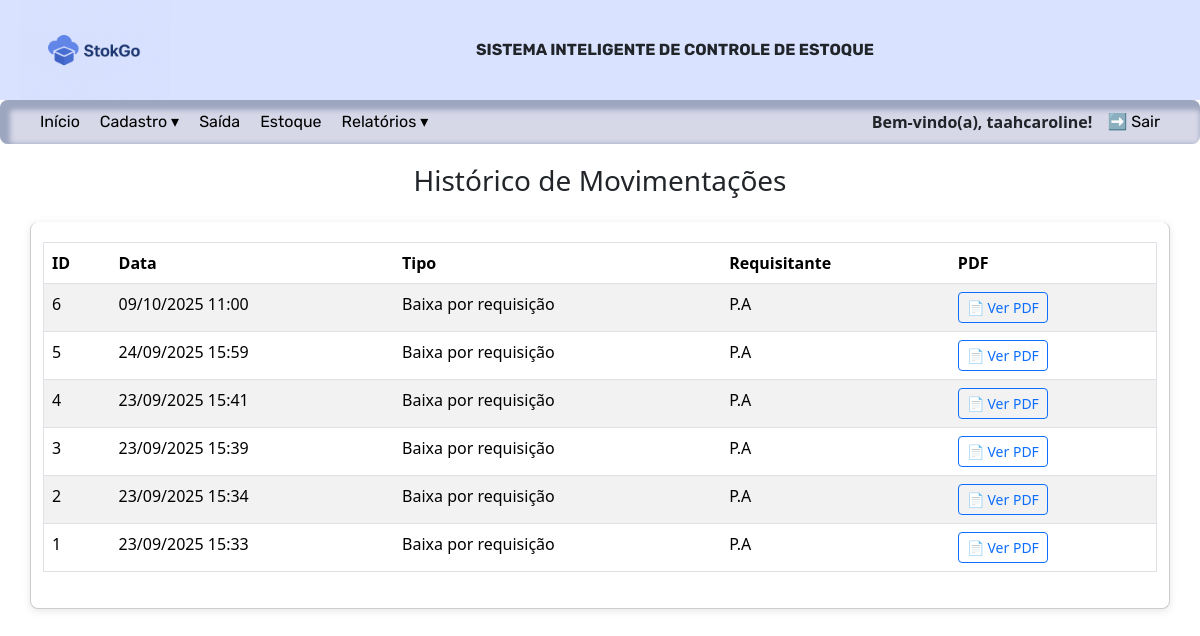
/historico/ (signed in), run on an earlier commit of the app's database.
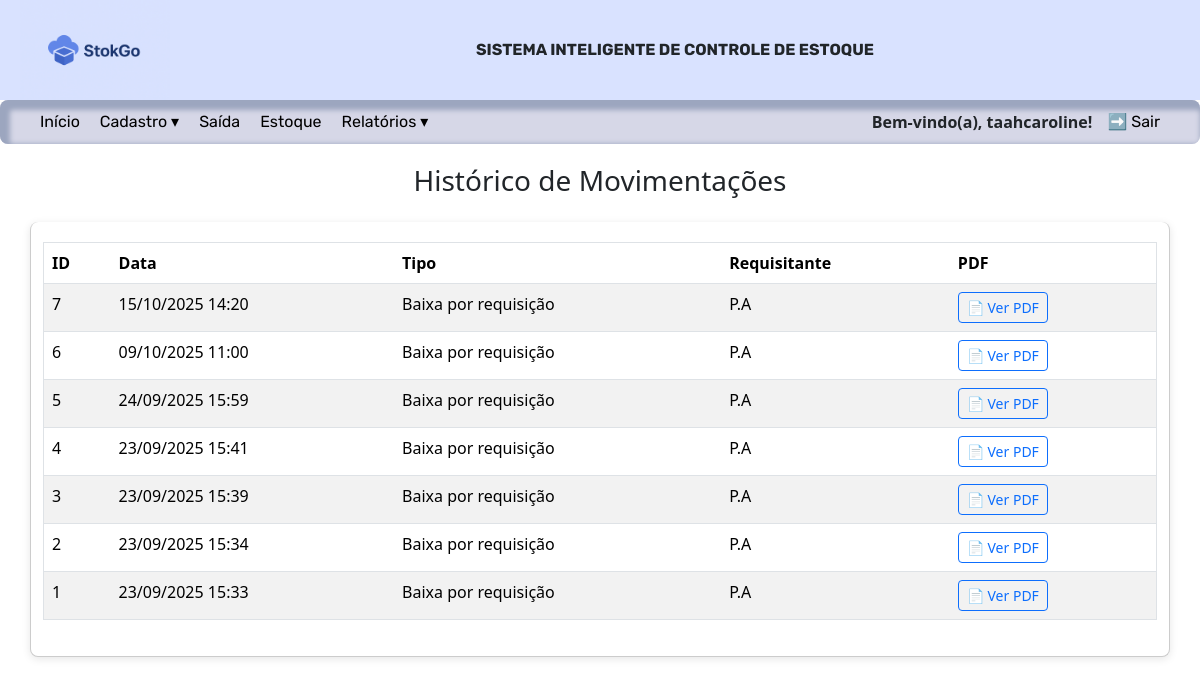
And on a later commit of the database.
### inventario/models.py (models this page shows)
class Movimentacao(models.Model):
    TIPO_CHOICES = [
        ('entrada', 'Entrada'),
        ('baixa', 'Baixa por requisição'),
        ('transferencia', 'Transferência'),
        ('devolucao', 'Devolução'),
        ('vencidos', 'Validade vencida'),
    ]
    tipo_movimentacao = models.CharField(max_length=50, choices=TIPO_CHOICES)
    requisitante = models.CharField(max_length=255)
    data = models.DateTimeField(auto_now_add=True)

### inventario/views.py (the view)
# urls.py: path('historico/', views.historico_movimentacoes, name='historico_movimentacoes'),
@login_required
def historico_movimentacoes(request):
    movimentacoes = Movimentacao.objects.all().order_by('-data')  # mais recentes primeiro
    return render(request, 'historico_movimentacoes.html', {
        'movimentacoes': movimentacoes
    })

### inventario/templates/historico_movimentacoes.html
{% extends 'index.html' %}
{% block content %}
  <h3>Histórico de Movimentações</h3>
  <div class="container mt-4">
    {% if movimentacoes %}
      <table class="table table-striped">
        <thead>
          <tr>
            <th>ID</th>
            <th>Data</th>
            <th>Tipo</th>
            <th>Requisitante</th>
            <th>PDF</th>
          </tr>
        </thead>
        <tbody>
          {% for mov in movimentacoes %}
            <tr>
              <td>{{ mov.id }}</td>
              <td>{{ mov.data|date:"d/m/Y H:i" }}</td>
              <td>{{ mov.get_tipo_movimentacao_display }}</td>
              <td>{{ mov.requisitante }}</td>
              <td>
                <a href="{% url 'gerar_relatorio_pdf' mov.id %}" class="btn btn-outline-primary btn-sm" target="_blank">
                  📄 Ver PDF
                </a>
              </td>
            </tr>
          {% endfor %}
        </tbody>
      </table>
    {% else %}
      <p>Nenhuma movimentação registrada ainda.</p>
    {% endif %}
  </div>
{% endblock %}

What changed in the data, as far as the page shows it:
added Movimentacao: id "7", data "15/10/2025 14:20", tipo_movimentacao "Baixa por requisição", requisitante "P.A"
